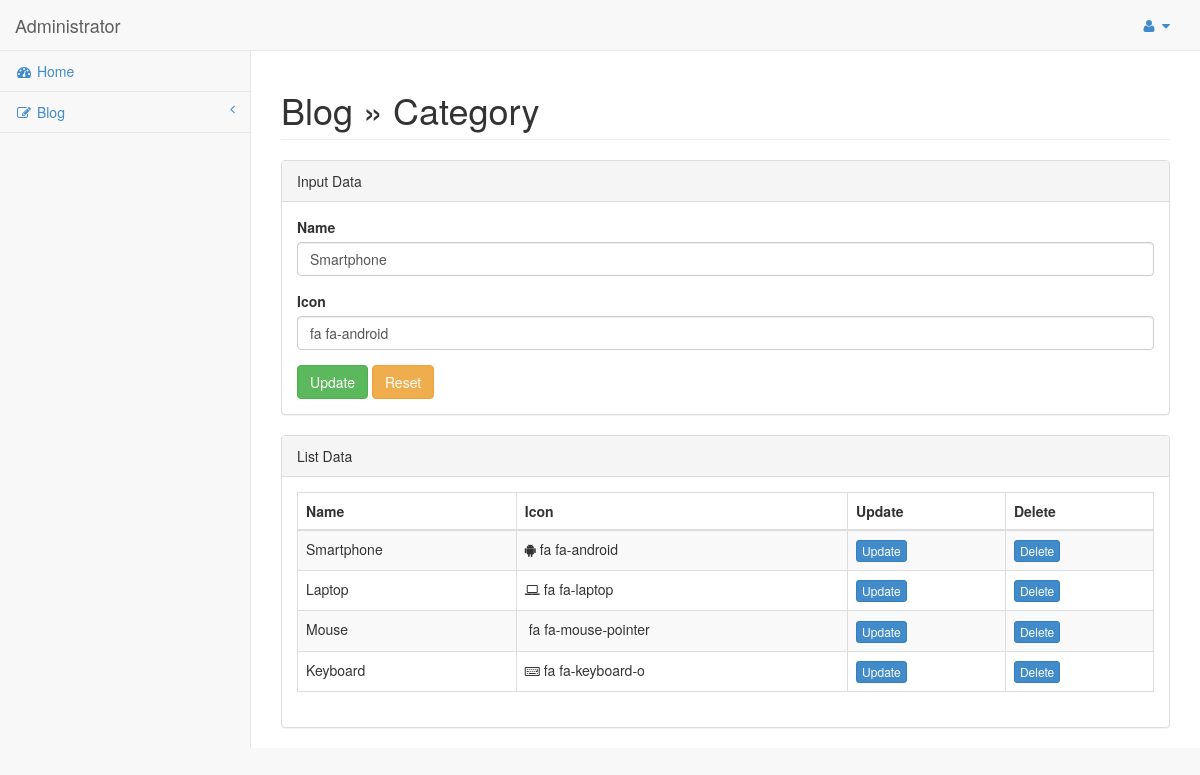
/admin/index.php?category-update=4 (signed in), run on the app's committed database.
### tables this page shows
CREATE TABLE `category` (
  `id` int(11) NOT NULL,
  `category_name` varchar(255) NOT NULL,
  `icon` varchar(255) NOT NULL
);

### admin/page/blog/category-update.php (the view, shortened to what this page needs)
<?php
$id_category = $_GET["category-update"];
$edit = mysqli_query($conn, "SELECT * FROM category WHERE id = '$id_category'");
$row_edit = mysqli_fetch_array($edit);
$category = mysqli_query($conn, "SELECT * FROM category ORDER BY id DESC");
 ?>
<div class="row">
    <div class="col-lg-12">
        <h1 class="page-header">Blog &raquo; Category</h1>
    </div>
</div>
<div class="row">
    <div class="col-lg-12">
        <div class="panel panel-default">
            <div class="panel-heading">
                Input Data
            </div>
            <div class="panel-body">
                <div class="row">
                    <div class="col-lg-12">
                        <form role="form" action="" method="post">
                            <div class="form-group">
                                <label>Name</label>
                                <input class="form-control" type="text" name="name" value="<?php echo $row_edit["category_name"] ?>" />
                            </div>
                            <div class="form-group">
                                <label>Icon</label>
                                <input class="form-control" type="text" name="icon" value="<?php echo $row_edit["icon"] ?>" />
                            </div>
                            <button type="submit" name="update" class="btn btn-success">Update</button>
                            <button type="reset" class="btn btn-warning">Reset</button>
                        </form>
                    </div>
                </div>
            </div>
        </div>
        <div class="panel panel-default">
            <div class="panel-heading">
                List Data
            </div>
            <div class="panel-body">
                <div class="table-responsive">
                    <table class="table table-striped table-bordered table-hover" id="dataTables-example">
                        <thead>
                            <tr>
                                <th>Name</th>
                                <th>Icon</th>
                                <th>Update</th>
                                <th>Delete</th>
                            </tr>
                        </thead>
                        <tbody>
                        <?php if(mysqli_num_rows($category)) { ?>
                            <?php while($row_category = mysqli_fetch_array($category)) { ?>
                            <tr>
                                <td><?php echo $row_category["category_name"] ?></td>
                                <td>
                                    <span class="<?php echo $row_category["icon"] ?>"></span> <?php echo $row_category["icon"] ?>
                                </td>
                                <td class="center"><a href="index.php?category-update=<?php echo $row_category["id"] ?>" class="btn btn-primary btn-xs" type="button">Update</a></td>
                                <td class="center"><a href="index.php?category-delete=<?php echo $row_category["id"] ?>" class="btn btn-primary btn-xs" type="button">Delete</a></td>
                            </tr>
                            <?php } ?>
                        <?php } ?>
                        </tbody>
                    </table>
                </div>
            </div>
        </div>
    </div>
</div>

### admin/css/sb-admin.css (style rules this page uses)
body { background-color: #f8f8f8; padding-top: 100px; }
@media (min-width:768px) { body { padding-top: 50px; } }

### data on the page
category: name "Smartphone", icon "fa fa-android", category_name "Smartphone"
category: category_name "Laptop", icon "fa fa-laptop"
category: category_name "Mouse", icon "fa fa-mouse-pointer"
category: category_name "Keyboard", icon "fa fa-keyboard-o"
